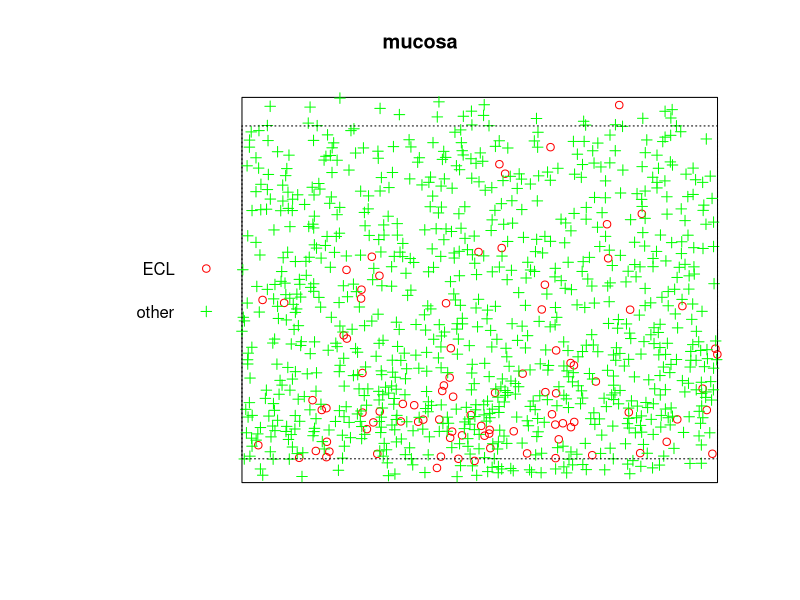

The R source for this figure:
library(spatstat.data)


### Name: mucosa
### Title: Cells in Gastric Mucosa
### Aliases: mucosa mucosa.subwin
### Keywords: datasets

### ** Examples

  if(require(spatstat)) {
  plot(mucosa, chars=c(1,3), cols=c("red", "green"))
  plot(mucosa.subwin, add=TRUE, lty=3)
  }
